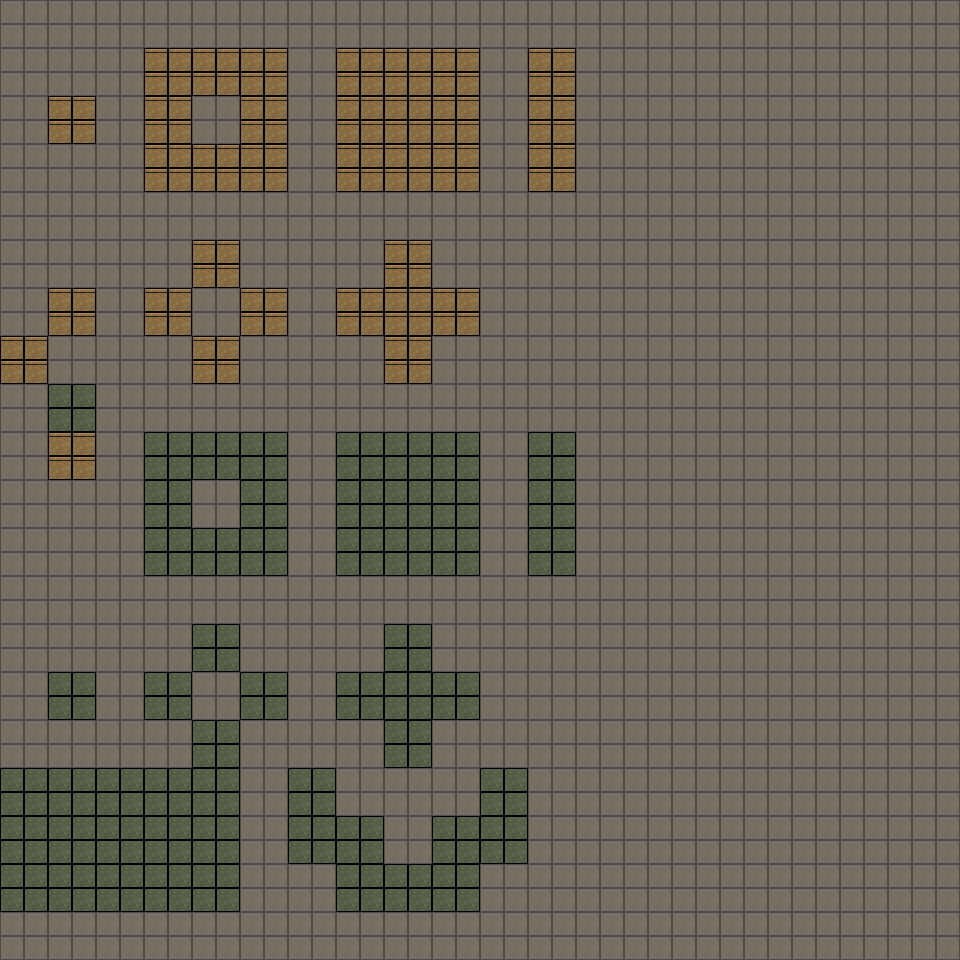

Below is a game level as drawn by its tile map, then a one-line description and the .tmx that defines it (tile-layer data replaced by summaries):
An orthogonal 40x40 tile map with 24x24 px tiles, 3 tile layers (BG1, BG2, Collide), 6 hidden layers not drawn, 8 tilesets.

<map version="1.0" orientation="orthogonal" width="40" height="40" tilewidth="24" tileheight="24">
 <tileset firstgid="1" name="processing" tilewidth="24" tileheight="24">
  <image source="../../tiles/processing.png" width="48" height="48" />
 </tileset>
 <tileset firstgid="5" name="0 0 0" tilewidth="24" tileheight="24">
  <image source="../../tiles/0 0 0.png" width="288" height="288" />
 </tileset>
 <tileset firstgid="149" name="0 0 1" tilewidth="24" tileheight="24">
  <image source="../../tiles/0 0 1.png" width="264" height="288" />
 </tileset>
 <tileset firstgid="281" name="0 0 -1" tilewidth="24" tileheight="24">
  <image source="../../tiles/0 0 -1.png" width="264" height="288" />
 </tileset>
 <tileset firstgid="413" name="0 1 0" tilewidth="24" tileheight="24">
  <image source="../../tiles/0 1 0.png" width="264" height="288" />
 </tileset>
 <tileset firstgid="545" name="0 -1 0" tilewidth="24" tileheight="24">
  <image source="../../tiles/0 -1 0.png" width="264" height="288" />
 </tileset>
 <tileset firstgid="677" name="1 0 0" tilewidth="24" tileheight="24">
  <image source="../../tiles/1 0 0.png" width="264" height="288" />
 </tileset>
 <tileset firstgid="809" name="-1 0 0" tilewidth="24" tileheight="24">
  <image source="../../tiles/-1 0 0.png" width="264" height="288" />
 </tileset>
 <layer name="BG1" width="40" height="40">
  <data>[1600 cells, 1600 non-empty, 1 distinct tile ids]</data>
 </layer>
 <layer name="BG2" width="40" height="40">
  <data>[1600 cells, 1600 non-empty, 3 distinct tile ids]</data>
 </layer>
 <layer name="EF1" width="40" height="40" visible="0">
  <data>[1600 cells, 64 non-empty, 1 distinct tile ids]</data>
 </layer>
 <layer name="EF2" width="40" height="40" visible="0">
  <data>[1600 cells, 64 non-empty, 1 distinct tile ids]</data>
 </layer>
 <layer name="ENT" width="40" height="40" visible="0">
  <data>[1600 cells, 0 non-empty, 0 distinct tile ids]</data>
 </layer>
 <layer name="MC" width="40" height="40" visible="0">
  <data>[1600 cells, 0 non-empty, 0 distinct tile ids]</data>
 </layer>
 <layer name="OVR1" width="40" height="40" visible="0">
  <data>[1600 cells, 0 non-empty, 0 distinct tile ids]</data>
 </layer>
 <layer name="OVR2" width="40" height="40" visible="0">
  <data>[1600 cells, 64 non-empty, 1 distinct tile ids]</data>
 </layer>
 <layer name="Collide" width="40" height="40">
  <data>[1600 cells, 0 non-empty, 0 distinct tile ids]</data>
 </layer>
</map>
